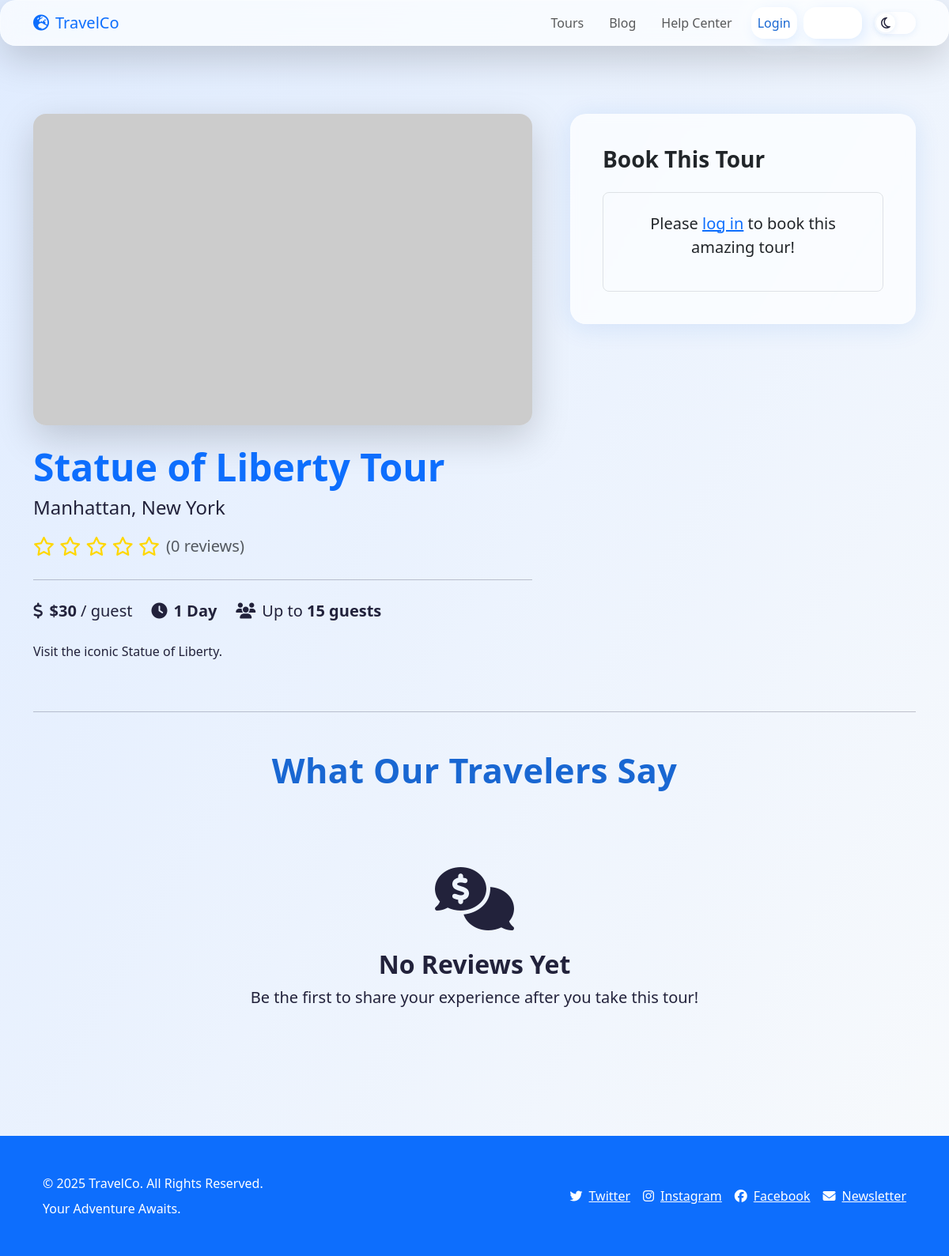
The app's page /tours/statue-of-liberty-tour/ with its own data.
### tours/models.py (models this page shows, shortened)
class Tour(models.Model):
    name = models.CharField(max_length=200)
    slug = models.SlugField(unique=True, blank=True)
    city = models.ForeignKey(City, on_delete=models.CASCADE, related_name='tours')
    description = models.TextField()
    price = models.DecimalField(max_digits=10, decimal_places=2)
    duration_days = models.IntegerField()
    max_guests = models.PositiveIntegerField(default=15)
    def review_count(self):
        return self.reviews.filter(is_approved=True).aggregate(Count('id'))['id__count']
    def average_rating(self):
        return self.reviews.filter(is_approved=True).aggregate(Avg('rating'))['rating__avg'] or 0

class City(models.Model):
    name = models.CharField(max_length=100)
    slug = models.SlugField(unique=True, blank=True)
    description = models.TextField()
    destination = models.ForeignKey(Destination, on_delete=models.CASCADE, related_name='cities')
    image = models.ImageField(upload_to='cities/', blank=True, null=True)

class Destination(models.Model):
    name = models.CharField(max_length=100)
    slug = models.SlugField(unique=True, blank=True)

### tours/views.py (the view, shortened to what this page needs)
# urls.py: path('<slug:slug>/', views.tour_detail, name='tour_detail'),
def tour_detail(request, slug):
    tour = get_object_or_404(Tour, slug=slug)
    booking_form = BookingForm(request.POST or None)
    context = {
        'tour': tour,
        'booking_form': booking_form
    }
    return render(request, 'tours/tour_detail.html', context)

### templates/tours/tour_detail.html (shortened to what this page needs)
{% extends 'base.html' %}
{% load promotion_tags %}
{% block content %}
<section class="py-5">
    <div class="container">
        <div class="row g-5">
            <div class="col-lg-7" data-aos="fade-right">
                <div class="mb-4">
                    {% if tour.city.image %}
                        <img src="{{ tour.city.image.url }}" alt="{{ tour.name }}" class="img-fluid rounded-4 shadow-lg">
                    {% else %}
                        <img src="https://picsum.photos/800/500?random={{ tour.id }}" alt="{{ tour.name }}" class="img-fluid rounded-4 shadow-lg">
                    {% endif %}
                </div>
                <h1 class="display-5 fw-bold text-primary">{{ tour.name }}</h1>
                <h3 class="fs-4 text-text-light mb-3">{{ tour.city.name }}, {{ tour.city.destination.name }}</h3>
                <div class="mb-4 d-flex align-items-center gap-2">
                    {% with avg_rating=tour.average_rating|default_if_none:0 %}
                    <span class="fs-4" style="color: #FFD700;" title="{{ avg_rating|floatformat:1 }} out of 5 stars">
                        {% for i in "12345" %}
                            {% if i|add:0 <= avg_rating %}
                                <i class="fa-solid fa-star"></i>
                            {% elif i|add:0 > avg_rating and i|add:0 < avg_rating|add:1 %}
                                <i class="fa-solid fa-star-half-stroke"></i>
                            {% else %}
                                <i class="fa-regular fa-star"></i>
                            {% endif %}
                        {% endfor %}
                    </span>
                    <span class="text-muted fs-5">({{ tour.review_count }} review{{ tour.review_count|pluralize }})</span>
                    {% endwith %}
                </div>
                <hr class="my-4">
                <div class="d-flex flex-wrap gap-4 mb-4">
                    <div class="fs-5"><i class="fa-solid fa-dollar-sign text-accent me-2"></i><strong>${{ tour.price|floatformat:0 }}</strong> / guest</div>
                    <div class="fs-5"><i class="fa-solid fa-clock text-accent me-2"></i><strong>{{ tour.duration_days }} Day{{ tour.duration_days|pluralize }}</strong></div>
                    <div class="fs-5"><i class="fa-solid fa-users text-accent me-2"></i>Up to <strong>{{ tour.max_guests }} guests</strong></div>
                </div>
                <p class="fs-5 text-text-light">{{ tour.description|linebreaks }}</p>
            </div>
            <div class="col-lg-5" data-aos="fade-left" data-aos-delay="100">
                <div class="card glass tour-card p-4 position-sticky" style="top: 120px;">
                    <div class="card-body">
                        <h4 class="card-title fw-bold fs-3 mb-4">Book This Tour</h4>
                        {% if user.is_authenticated %}
                        <form method="post">
                            {% csrf_token %}
                            <div class="mb-3">
                                <label for="{{ booking_form.booking_date.id_for_label }}" class="form-label fw-semibold">Select Date</label>
                                {{ booking_form.booking_date }}
                            </div>
                            <div class="mb-4">
                                <label for="{{ booking_form.number_of_guests.id_for_label }}" class="form-label fw-semibold">Number of Guests</label>
                                {{ booking_form.number_of_guests }}
                            </div>
                            <div class="d-grid">
                                <button type="submit" class="btn btn-custom btn-lg bg-accent text-white fs-5 fw-bold">
                                    <i class="fa-solid fa-calendar-check me-2"></i>Book Now
                                </button>
                            </div>
                        </form>
                        {% else %}
                        <div class="text-center p-4 border rounded-3">
                            <p class="fs-5">Please <a href="{% url 'login' %}?next={{ request.path }}">log in</a> to book this amazing tour!</p>
                        </div>
                        {% endif %}
                    </div>
                </div>
            </div>
        </div>
        <hr class="my-5">
        <div class="row justify-content-center">
            <div class="col-lg-8 text-center">
                <h2 class="section-title" data-aos="fade-up">What Our Travelers Say</h2>
            </div>
        </div>
        <div class="row mt-4">
            {% for review in tour.reviews.all %}
                {% if review.is_approved %}
                <div class="col-lg-6 mb-4" data-aos="fade-up" data-aos-delay="{{ forloop.counter0|mul:50 }}">
                    <div class="card glass tour-card h-100 p-3">
                        <div class="card-body d-flex">
                            <div class="me-3">
                                <div class="d-flex align-items-center justify-content-center rounded-circle bg-primary text-white" style="width: 50px; height: 50px;">
                                    <span class="fs-4 fw-bold">{{ review.user.username|first|upper }}</span>
                                </div>
                            </div>
                            <div>
                                <h5 class="card-title fw-bold mb-1">{{ review.user.username }}</h5>
                                <div class="mb-2" style="color: #FFD700;">
                                    {% for i in "12345" %}{% if forloop.counter <= review.rating %}<i class="fa-solid fa-star"></i>{% else %}<i class="fa-regular fa-star"></i>{% endif %}{% endfor %}
                                </div>
                                <p class="card-text text-text-light">{{ review.comment }}</p>
                                <small class="text-muted">{{ review.created_at|date:"F d, Y" }}</small>
                            </div>
                        </div>
                    </div>
                </div>
                {% endif %}
            {% empty %}
            <div class="col-12 text-center py-5" data-aos="fade-up">
                <i class="fa-solid fa-comments-dollar display-1 text-accent mb-4"></i>
                <h3 class="fs-2 fw-semibold">No Reviews Yet</h3>
                <p class="text-text-light fs-5">Be the first to share your experience after you take this tour!</p>
            </div>
            {% endfor %}
        </div>
    </div>
</section>
{% endblock %}

### templates/base.html (style rules this page uses)
html { font-family: 'Poppins', sans-serif; }
body { min-height: 100vh; background: var(--bg-gradient); color: var(--text-main); transition: background 0.6s cubic-bezier(.4,0,.2,1), color 0.3s; }
:root { --primary: #1967d2; --accent: #22d3ee; --white: #fff; --glass: rgba(255,255,255,0.70); --bg-gradient: linear-gradient(120deg, #e0ecff 0%, #f8fafc 100%); --text-main: #22223b; --text-light: #767b91; --shadow-soft: 0 4px 32px 0 rgba(25,103,210,0.12); --noisy: url('https://www.transparenttextures.com/patterns/noise.png'); }
.glass { background: var(--glass); box-shadow: 0 8px 32px 0 rgba(31,38,135,0.13); backdrop-filter: blur(13px) saturate(1.3); -webkit-backdrop-filter: blur(13px) saturate(1.3); border-radius: 1.25rem; border: 1px solid rgba(255,255,255,0.22); }
.tour-card { box-shadow: var(--shadow-soft); background: var(--glass); backdrop-filter: blur(7px) saturate(1.25); transition: box-shadow 0.3s, transform 0.3s, background 0.3s; border-radius: 1.25rem; }
.section-title { font-size: 2.25rem; font-weight: 700; color: var(--primary); letter-spacing: .01em; margin-bottom: 1.5rem; }
h1, .hero-title { font-size: clamp(2.2rem, 7vw, 3.7rem); font-weight: 700; line-height: 1.12; }
h2, .section-title { font-size: clamp(1.6rem, 4vw, 2.7rem); }

### records on screen
Tour: name "Statue of Liberty Tour", city.name "Manhattan", city.destination.name "New York", review_count "0", price "30", duration_days "1", max_guests "15", description "Visit the iconic Statue of Liberty."
